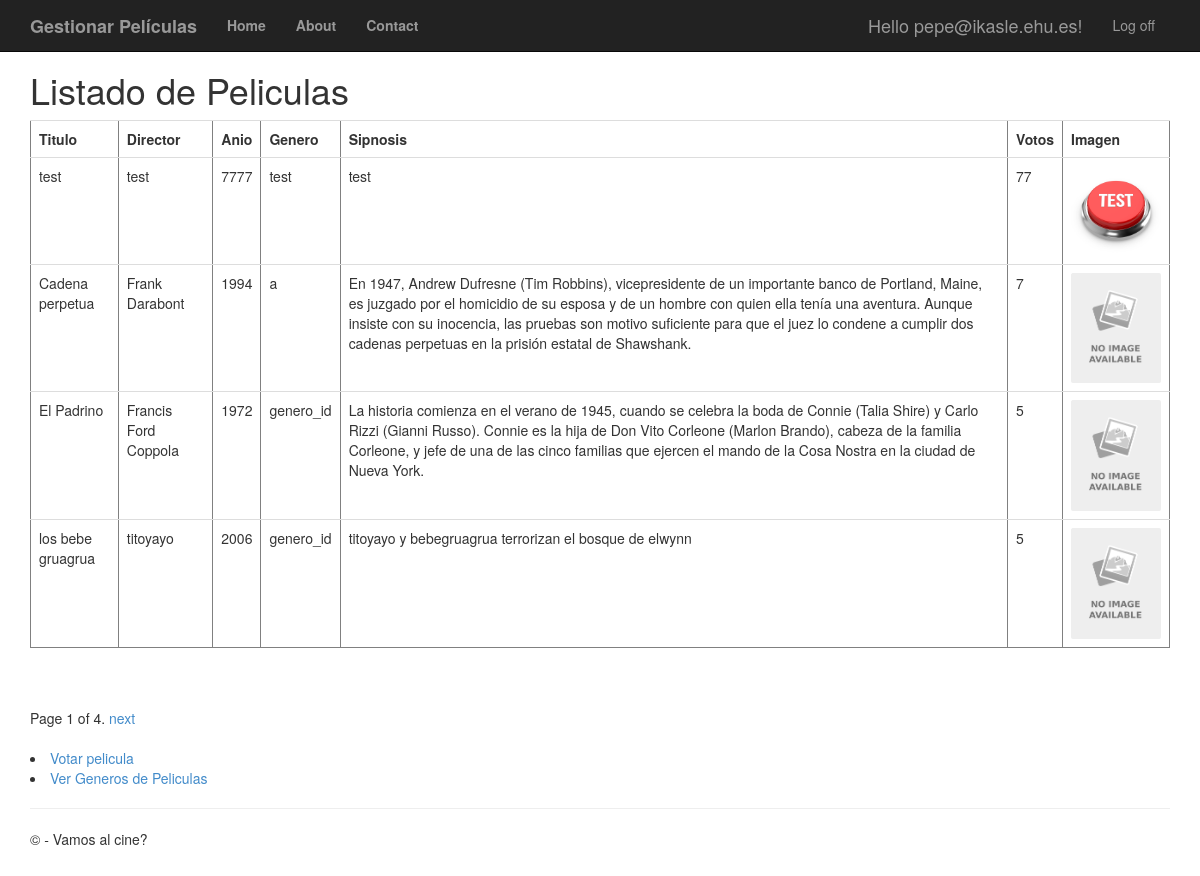
Before: /peliculas/ (signed in) with the older database file.
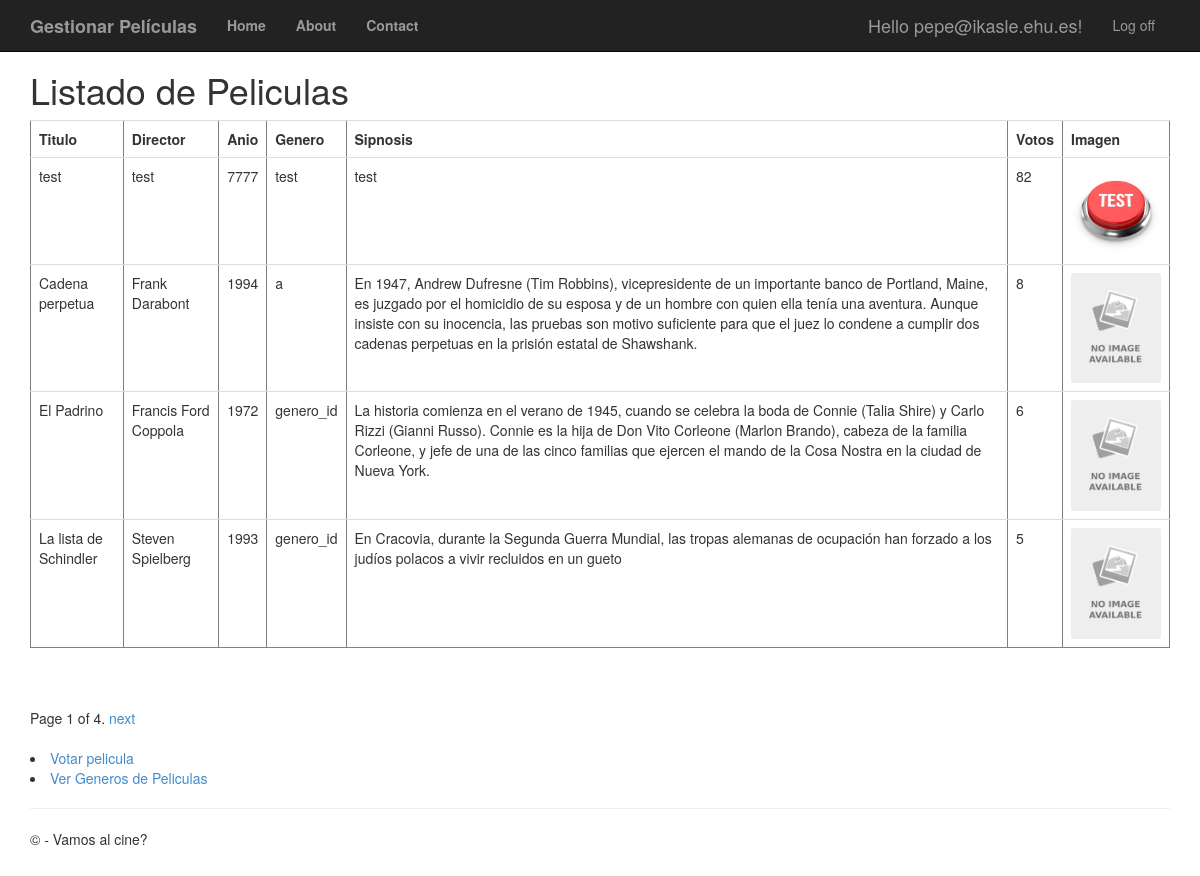
After: the same page with the newer database file.
### app/models.py (models this page shows, shortened)
class Pelicula(models.Model):
	titulo = models.CharField(max_length=100)
	direccion = models.CharField(max_length=60)
	anio = models.IntegerField(validators=[MaxValueValidator(99999999999)])
	genero = models.CharField(max_length=60)
	sinopsis = models.CharField(max_length=700)
	votos = models.IntegerField(validators=[MaxValueValidator(99999999999)])
	imagen = models.ImageField(upload_to = "images/", blank=True, null=True)

### app/views.py (the view)
# urls.py: path('peliculas/', views.peliculas, name='peliculas'),
def peliculas(request):
	if not request.user.is_authenticated:
		return HttpResponseRedirect('/login')
	else:
		film_lista = Pelicula.objects.all().order_by('-votos')
		paginator = Paginator(film_lista, 4) #Se indica que se mostraran 4 peliculas por pagina
		page = request.GET.get('page')
		try:
			pelis = paginator.page(page)
		except PageNotAnInteger:
			pelis = paginator.page(1)
		except EmptyPage:
			pelis = paginator.page(paginator.num_pages)
		return render(request, 'app/peliculas.html', {'pelis': pelis})

### app/templates/app/peliculas.html (shortened to what this page needs)
{% extends "app/layout.html"%}
{% block content %}
<h1>Listado de Peliculas</h1>
<table border='1' class="table">
	<tr><td><b>Titulo</b></td><td><b>Director</b></td><td><b>Anio</b></td><td><b>Genero</b></td><td><b>Sipnosis</b></td><td><b>Votos</b></td><td><b>Imagen</b></td></tr>
	{% for filma in pelis %}
	<tr>
		<td>{{ filma.titulo }}</td>
		<td>{{ filma.direccion }}</td>
		<td>{{ filma.anio }}</td>
		<td>{{ filma.genero }}</td>
		<td>{{ filma.sinopsis }}</td>
		<td>{{ filma.votos }}</td>
		<td><img src="{{ filma.imagen.url }}" width="90"/></td>
	</tr>
	{% endfor %}
</table>
<br />
{% if pelis.has_other_pages %}
<div class="pagination">
	<span class="step-links">
		<span class="current">
			Page {{ pelis.number }} of {{ pelis.paginator.num_pages }}.
		</span>
		{% if pelis.has_next %}
		<a href="?page={{ pelis.next_page_number }}">next</a>
		{% endif %}
	</span>
</div>
<br />
{% endif %}
<li><a href="{% url 'voto' %}">Votar pelicula</a></li>
<li><a href="{% url 'generos' %}">Ver Generos de Peliculas</a></li>
{% endblock %}

### app/templates/app/layout.html (shortened to what this page needs)
<!DOCTYPE html>
<html>
<head>
    {% load staticfiles %}
    <link rel="stylesheet" type="text/css" href="{% static 'app/content/bootstrap.min.css' %}" />
    <link rel="stylesheet" type="text/css" href="{% static 'app/content/site.css' %}" />
</head>
<body>
    <div class="navbar navbar-inverse navbar-fixed-top">
        <div class="container">
            <div class="navbar-header">
                <a href="/peliculas" class="navbar-brand"><b>Gestionar Películas</b></a>
            </div>
            <div class="navbar-collapse collapse">
                <ul class="nav navbar-nav">
                    <li><a href="{% url 'home' %}"><b>Home</b></a></li>
                    <li><a href="{% url 'about' %}"><b>About</b></a></li>
                    <li><a href="{% url 'contact' %}"><b>Contact</b></a></li>
                </ul>
                {% include 'app/loginpartial.html' %}
            </div>
        </div>
    </div>
    <div class="container body-content">
{% block content %}{% endblock %}
        <hr/>
        <footer>
            <p>&copy; {{ year }} - Vamos al cine?</p>
        </footer>
    </div>
</body>
</html>

### app/templates/app/loginpartial.html (shortened to what this page needs)
{% if user.is_authenticated %}
<form id="logoutForm" action="/logout/" method="post" class="navbar-right">
    <ul class="nav navbar-nav navbar-right">
        <li><span class="navbar-brand">Hello {{ user.username }}!</span></li>
        <li><a href="javascript:document.getElementById('logoutForm').submit()">Log off</a></li>
    </ul>
</form>
{% else %}
<ul class="nav navbar-nav navbar-right">
    <li><a href="{% url 'registro' %}">Registro</a></li>
    <li><a href="{% url 'login' %}">Login</a></li>
</ul>
{% endif %}

### app/static/app/content/site.css (style rules this page uses)
body { padding-top: 50px; padding-bottom: 20px; }
.body-content { padding-left: 15px; padding-right: 15px; }

Changed rows visible on the page:
no longer on this page (row unchanged): Pelicula: titulo "los bebe gruagrua", direccion "titoyayo", anio "2006", genero "genero_id", sinopsis "titoyayo y bebegruagrua terrorizan el bosque de elwynn", votos "5", imagen (placeholder picture)
changed Pelicula "test": votos "77" → "82"
changed Pelicula "Cadena perpetua": votos "7" → "8"
changed Pelicula "El Padrino": votos "5" → "6"
now on this page (row edited): Pelicula: titulo "La lista de Schindler", direccion "Steven Spielberg", anio "1993", genero "genero_id", sinopsis "En Cracovia, durante la Segunda Guerra Mundial, las tropas alemanas de ocupación han forzado a los judíos polacos a vivir recluidos en un gueto", votos "5", imagen (placeholder picture)
